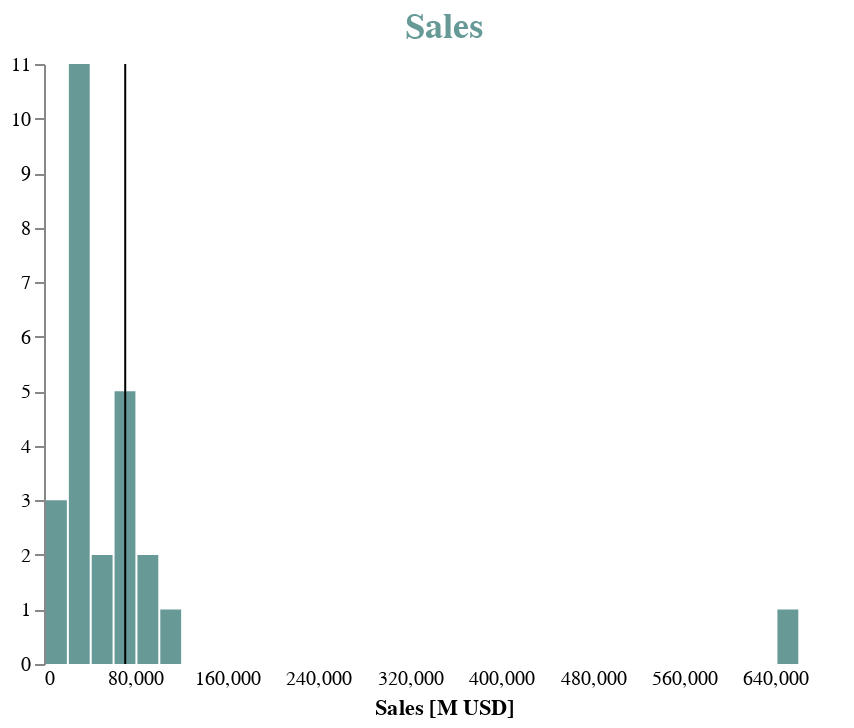

Notebook code cell kept with this figure:
### Markdown cell above
### 2. ¿Cuánto dinero en ventas generó la mayoría de las compañías?

### Code cell
# Visualizar el cambio en una gráfica
bar = alt.Chart(df).mark_bar(color = '#679997').encode(
    x = alt.X('Sales:Q',bin=alt.Bin(maxbins=60),title = 'Sales [M USD]'),
    y = alt.Y('count(Sales)', title = '',axis=alt.Axis(grid=False))
)

m = alt.Chart(df).mark_rule(color = 'black').encode(
    x = alt.X('mean(Sales)',title = '',axis=alt.Axis(ticks = False, domain = False)),
    tooltip = [alt.Tooltip('median(Sales)', title = 'median MUSD')]
)

(bar + m).properties (
    title = 'Sales'
).configure_title(
    fontSize = 18,
    anchor = 'middle',
    color = '#679997'
).configure_view(
    strokeWidth=0
)

### Figure 1 — Vega-Lite specification as saved in the notebook (floating-point values rounded to 4 significant figures)
{"config": {"view": {"continuousWidth": 400, "continuousHeight": 300, "strokeWidth": 0}, "title": {"anchor": "middle", "color": "#679997", "fontSize": 18}}, "layer": [{"mark": {"type": "bar", "color": "#679997"}, "encoding": {"x": {"type": "quantitative", "bin": {"maxbins": 60}, "field": "Sales", "title": "Sales [M USD]"}, "y": {"type": "quantitative", "aggregate": "count", "axis": {"grid": false}, "field": "Sales", "title": ""}}}, {"mark": {"type": "rule", "color": "black"}, "encoding": {"tooltip": [{"type": "quantitative", "aggregate": "median", "field": "Sales", "title": "median MUSD"}], "x": {"type": "quantitative", "aggregate": "mean", "axis": {"domain": false, "ticks": false}, "field": "Sales", "title": ""}}}], "data": {"name": "data-0fbaf84e8f0f7d7f527747f9806e7599"}, "title": "Sales", "$schema": "https://vega.github.io/schema/vega-lite/v4.8.1.json", "datasets": {"data-0fbaf84e8f0f7d7f527747f9806e7599": [{"Company": "Walmart US", "Sales": 658119, "Stores": 4574.0, "Sales/Avg. Store": 65.65, "Store Count Growth": 0.01284, "Category": "Supercenters"}, {"Company": "Kroger", "Sales": 115037, "Stores": 3931.0, "Sales/Avg. Store": 30.03, "Store Count Growth": 0.05389, "Category": "Grocery"}, {"Company": "Costco", "Sales": 90048, "Stores": 495.0, "Sales/Avg. Store": 187.8, "Store Count Growth": 0.06681, "Category": "Warehouse Club"}, {"Company": "Home Depot", "Sales": 83976, "Stores": 1965.0, "Sales/Avg. Store": 42.74, "Store Count Growth": 0.0, "Category": "Home Improvement"}, {"Company": "Walgreen Boots", "Sales": 78924, "Stores": 8002.0, "Sales/Avg. Store": 9.811, "Store Count Growth": -0.01051, "Category": "Drug Stores"}, {"Company": "CVS incl. Target", "Sales": 77792, "Stores": 9813.0, "Sales/Avg. Store": 8.826, "Store Count Growth": 0.2557, "Category": "Drug Stores"}, {"Company": "Amazon", "Sales": 71687, "Stores": null, "Sales/Avg. Store": null, "Store Count Growth": null, "Category": "Electronic/Mail Order"}, {"Company": "Target", "Sales": 71208, "Stores": 1772.0, "Sales/Avg. Store": 39.98, "Store Count Growth": -0.01006, "Category": "Supercenters"}, {"Company": "Lowe's", "Sales": 60311, "Stores": 1828.0, "Sales/Avg. Store": 33.31, "Store Count Growth": 0.01952, "Category": "Home Improvement"}, {"Company": "Albertsons", "Sales": 56829, "Stores": 2326.0, "Sales/Avg. Store": 23.88, "Store Count Growth": -0.04437, "Category": "Grocery"}, {"Company": "Sam's Club", "Sales": 56828, "Stores": 655.0, "Sales/Avg. Store": 87.29, "Store Count Growth": 0.01236, "Category": "Warehouse Clubs"}, {"Company": "Apple incl. Online", "Sales": 37664, "Stores": null, "Sales/Avg. Store": null, "Store Count Growth": null, "Category": null}, {"Company": "Best Buy", "Sales": 34980, "Stores": 1389.0, "Sales/Avg. Store": 24.69, "Store Count Growth": -0.03875, "Category": "Electronics"}, {"Company": "Publix", "Sales": 34408, "Stores": 1351.0, "Sales/Avg. Store": 26.0, "Store Count Growth": 0.04244, "Category": "Grocery"}, {"Company": "Rite Aid", "Sales": 27486, "Stores": 4553.0, "Sales/Avg. Store": 6.026, "Store Count Growth": -0.00372, "Category": "Drug Stores"}, {"Company": "Ahold", "Sales": 26903, "Stores": 794.0, "Sales/Avg. Store": 34.45, "Store Count Growth": 0.03385, "Category": "Grocery"}, {"Company": "Macy's", "Sales": 26028, "Stores": 889.0, "Sales/Avg. Store": 30.44, "Store Count Growth": 0.08283, "Category": "Department Stores"}, {"Company": "TJX", "Sales": 25012, "Stores": 2770.0, "Sales/Avg. Store": 9.37, "Store Count Growth": 0.07824, "Category": "Apparel"}, {"Company": "Aldi", "Sales": 24402, "Stores": 2021.0, "Sales/Avg. Store": 12.72, "Store Count Growth": 0.1123, "Category": "Grocery"}, {"Company": "Dollar General", "Sales": 22234, "Stores": 13350.0, "Sales/Avg. Store": 1.769, "Store Count Growth": 0.1324, "Category": "Dollar Stores"}, {"Company": "Dollar Tree", "Sales": 21464, "Stores": 14250.0, "Sales/Avg. Store": 1.564, "Store Count Growth": 0.07963, "Category": "Dollar Stores"}, {"Company": "HEB", "Sales": 21384, "Stores": 323.0, "Sales/Avg. Store": 66.83, "Store Count Growth": 0.01893, "Category": "Grocery"}, {"Company": "Kohl's", "Sales": 19060, "Stores": 1169.0, "Sales/Avg. Store": 16.35, "Store Count Growth": 0.006024, "Category": "Department Stores"}, {"Company": "Delhaize", "Sales": 18201, "Stores": 1280.0, "Sales/Avg. Store": 13.78, "Store Count Growth": -0.05952, "Category": "Grocery"}, {"Company": "Meijer", "Sales": 16592, "Stores": 231.0, "Sales/Avg. Store": 74.74, "Store Count Growth": 0.08451, "Category": "Supercenters"}]}}
